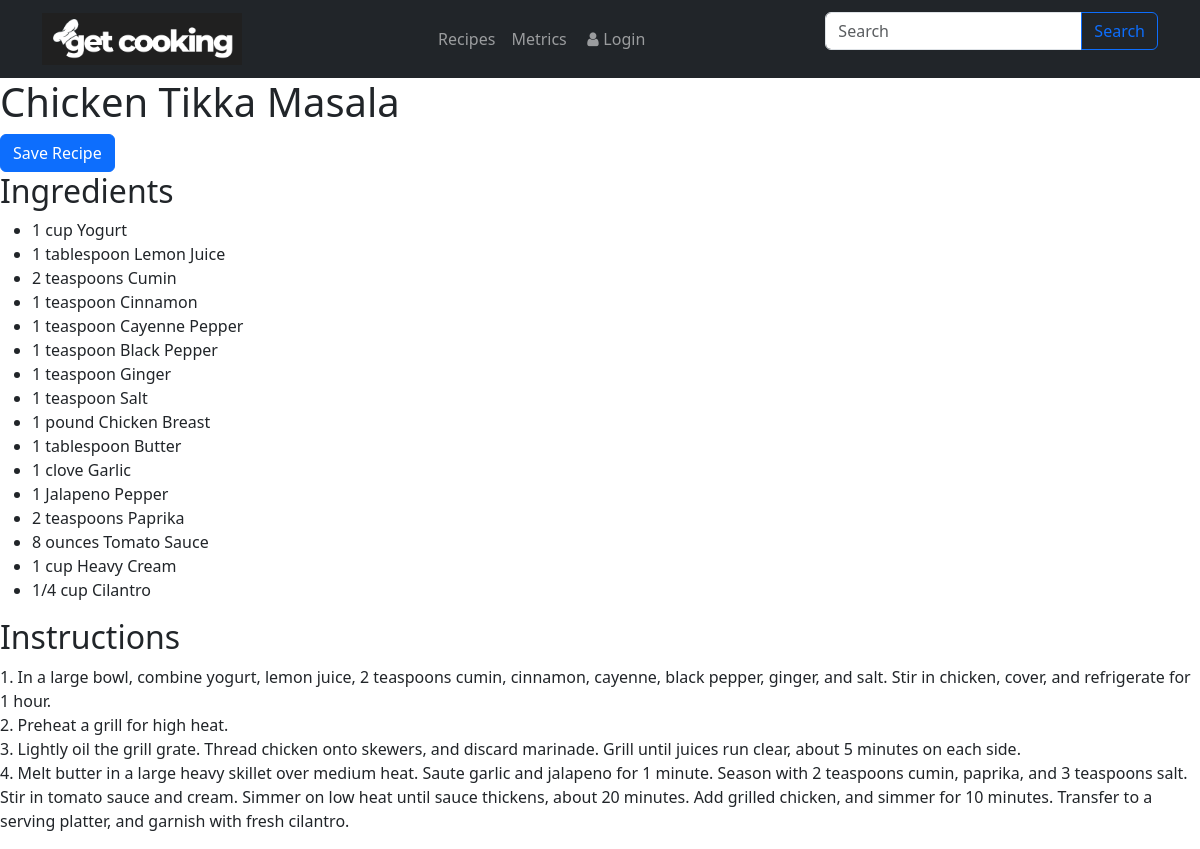
The app's page /view_recipe.php?recipe_id=3 with its own data.
### tables this page shows
CREATE TABLE `recipes` (
  `RecipeID` int(11) NOT NULL,
  `RecipeName` varchar(255) NOT NULL,
  `Category` varchar(50) DEFAULT NULL,
  `Instructions` text DEFAULT NULL,
  `ImageURL` varchar(255) DEFAULT NULL
);

CREATE TABLE `ingredients` (
  `IngredientID` int(11) NOT NULL,
  `RecipeID` int(11) DEFAULT NULL,
  `IngredientName` varchar(100) DEFAULT NULL,
  `Amount` varchar(50) DEFAULT NULL
);

### view_recipe.php (the view, shortened to what this page needs)
<?php
include 'connect.php';
?>
<!DOCTYPE html>
<html lang="en">
<head>
    <link rel="stylesheet" href="https://cdn.jsdelivr.net/npm/bootstrap@5.3.0/dist/css/bootstrap.min.css">
    <link rel="stylesheet" href="https://cdnjs.cloudflare.com/ajax/libs/font-awesome/4.7.0/css/font-awesome.min.css">
    <link rel="stylesheet" href="https://cdnjs.cloudflare.com/ajax/libs/bootstrap-icons/1.5.0/font/bootstrap-icons.min.css">
</head>
<body>
    <header class="navbar navbar-expand-lg navbar-dark bg-dark">
        <div class="container">
            <a class="navbar-brand" href="index.php">
                <img src="image\mylogo.png" alt="Logo" width="200">
            </a>
            <ul class="navbar-nav">
                <li class="nav-item">
                    <a class="nav-link" href="recipe.php">Recipes</a>
                </li>
                <li class="nav-item">
                    <a class="nav-link" href="metric.php">Metrics</a>
                </li>
                <li class="nav-item">
                    <a class="nav-link" href="login.php">
                        <i class="fa fa-fw fa-user"></i>Login
                    </a>
                </li>
            </ul>
            <form method="POST" action="search.php" class="d-flex">
                <div class="input-group mb-3">
                    <input class="form-control" name="recipeName" type="text" placeholder="Search" aria-label="Search for a recipe">
                    <button class="btn btn-outline-primary" type="submit" name="search">Search</button>
                </div>
            </form>
        </div>
    </header>
    <div id="recipe-details-container">
        <?php
            if (isset($_GET['recipe_id'])) {
                $recipe_id = $_GET['recipe_id'];
                $sql = "SELECT * FROM Recipes WHERE RecipeID = $recipe_id";
                $result = $conn->query($sql);
                if ($result->num_rows > 0) {
                    $row = $result->fetch_assoc();
                    echo '<h1>' . $row["RecipeName"] . '</h1>';
                    echo '<button id="save-recipe-button" class="btn btn-primary" data-recipeid="' . $recipe_id . '">Save Recipe</button>';
                    echo '<h2>Ingredients</h2>';
                    $ingredients_sql = "SELECT IngredientName, Amount FROM Ingredients WHERE RecipeID = $recipe_id";
                    $ingredients_result = $conn->query($ingredients_sql);
                    if ($ingredients_result->num_rows > 0) {
                        echo '<ul>';
                        while ($ingredient_row = $ingredients_result->fetch_assoc()) {
                            echo '<li>' . $ingredient_row["Amount"] . ' ' . $ingredient_row["IngredientName"] . '</li>';
                        }
                        echo '</ul>';
                    } else {
                        echo 'No ingredients found for this recipe.';
                    }
                    echo '<h2>Instructions</h2>';
                    echo '<p class="recipe-instructions">' . nl2br($row["Instructions"]) . '</p>';
                } else {
                    echo "Recipe not found.";
                }
            } else {
                echo "Recipe ID not specified.";
            }
        ?>
    </div>
</body>
</html>

### records on screen
recipes: RecipeName "Chicken Tikka Masala", Instructions "1. In a large bowl, combine yogurt, lemon juice, 2 teaspoons cumin, cinnamon, cayenne, black pepper, ginger, and salt. Stir in chicken, cover, and refrigerate for 1 hour. 2. Preheat a grill for high heat. 3. Lightly oil the grill grate. Thread chicken onto skewers, and discard marinade. Grill until juices run clear, about 5 minutes on each side. 4. Melt butter in a large heavy skillet over medium heat. Saute garlic and jalapeno for 1 minute. Season with 2 teaspoons cumin, paprika, and 3 teaspoons salt. Stir in tomato sauce and cream. Simmer on low heat until sauce thickens, about 20 minutes. Add grilled chicken, and simmer for 10 minutes. Transfer to a serving platter, and garnish with…"
ingredients: Amount "1 cup", IngredientName "Yogurt"
ingredients: Amount "1 tablespoon", IngredientName "Lemon Juice"
ingredients: Amount "2 teaspoons", IngredientName "Cumin"
ingredients: Amount "1 teaspoon", IngredientName "Cinnamon"
ingredients: Amount "1 teaspoon", IngredientName "Cayenne Pepper"
ingredients: Amount "1 teaspoon", IngredientName "Black Pepper"
ingredients: Amount "1 teaspoon", IngredientName "Ginger"
ingredients: Amount "1 teaspoon", IngredientName "Salt"
ingredients: Amount "1 pound", IngredientName "Chicken Breast"
ingredients: Amount "1 tablespoon", IngredientName "Butter"
ingredients: Amount "1 clove", IngredientName "Garlic"
ingredients: Amount "1", IngredientName "Jalapeno Pepper"
ingredients: Amount "2 teaspoons", IngredientName "Paprika"
ingredients: Amount "8 ounces", IngredientName "Tomato Sauce"
ingredients: Amount "1 cup", IngredientName "Heavy Cream"
ingredients: Amount "1/4 cup", IngredientName "Cilantro"
